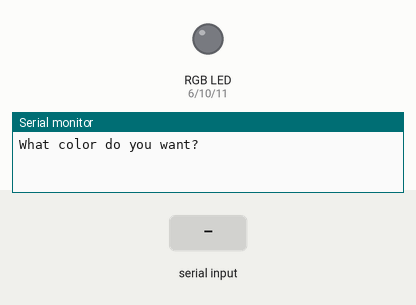
This sketch was run on a simulated Arduino Uno, built with avr-gcc and run on an emulated ATmega328P. On the bench: an RGB LED mixed from three pins (HIGH = lit), the last lines printed to the serial monitor. Inputs (shaded band) come from the test bench.

Above: at 1.2 s.
1.3 s: "red" received over Serial
At 3.4 s:
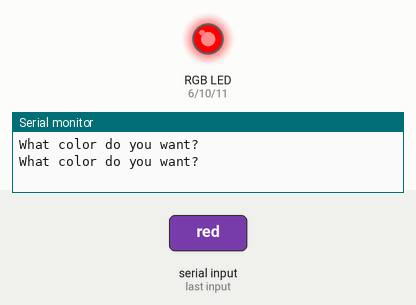
3.8 s: "green" received over Serial
At 5.4 s:
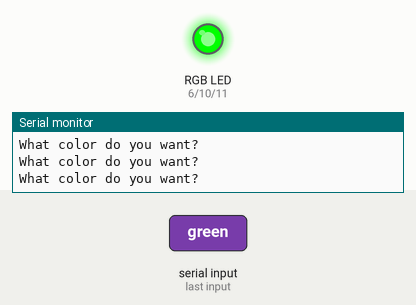
6.3 s: "blue" received over Serial
At 8.4 s:
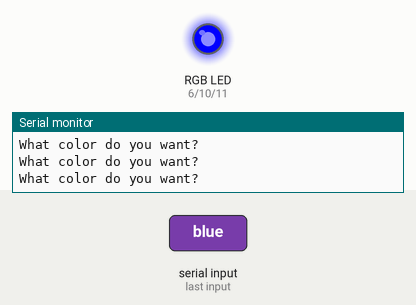
8.8 s: "aqua" received over Serial
At 10.4 s:
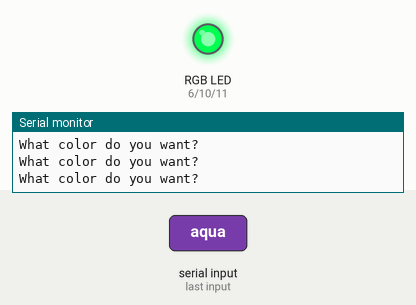
11.3 s: "cyan" received over Serial
At 13.4 s:
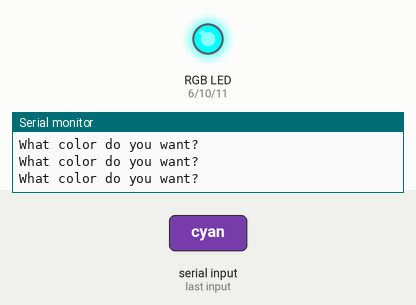
13.8 s: "magenta" received over Serial
At 15.4 s:
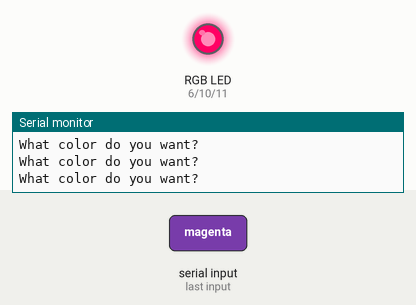
Timing chart, 0 to 16.9 s (numbered marks = the images above; inputs shaded):
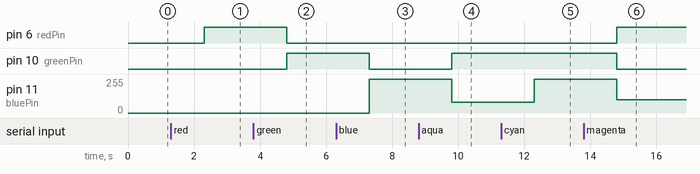

The sketch:

Code_21_RGB_Color_Input.ino
```cpp
int redPin=6;
int greenPin=10;
int bluePin=11;
String myColor;
String msg="What color do you want?";
void setup() {
  // put your setup code here, to run once:
Serial.begin(9600);
pinMode(redPin,OUTPUT);
pinMode(greenPin,OUTPUT);
pinMode(bluePin,OUTPUT);
}

void loop() {
  // put your main code here, to run repeatedly:
Serial.println(msg);
while (Serial.available()==0){

}
myColor=Serial.readString();

if (myColor=="red"){
  digitalWrite(redPin,HIGH);
  digitalWrite(greenPin,LOW);
  digitalWrite(bluePin,LOW);
}
if (myColor=="green"){
  digitalWrite(redPin,LOW);
  digitalWrite(greenPin,HIGH);
  digitalWrite(bluePin,LOW);
}
if (myColor=="blue"){
  digitalWrite(redPin,LOW);
  digitalWrite(greenPin,LOW);
  digitalWrite(bluePin,HIGH);
}
if (myColor=="off"){
  digitalWrite(redPin,LOW);
  digitalWrite(greenPin,LOW);
  digitalWrite(bluePin,LOW);
}
if (myColor=="aqua"){
  digitalWrite(redPin,LOW);
  analogWrite(greenPin,255);
  analogWrite(bluePin,80);
}
if (myColor=="cyan"){
  analogWrite(redPin,0);
  analogWrite(greenPin,255);
  analogWrite(bluePin,255);
}
if (myColor=="magenta"){
  analogWrite(redPin,255);
  analogWrite(greenPin,0);
  analogWrite(bluePin,100);
}
if (myColor=="yellow"){
  analogWrite(redPin,255);
  analogWrite(greenPin,100);
  analogWrite(bluePin,0);
}
if (myColor=="orange"){
  analogWrite(redPin,255);
  analogWrite(greenPin,63);
  analogWrite(bluePin,0);
}
if (myColor=="fuchsia"){
  analogWrite(redPin,255);
  analogWrite(greenPin,0);
  analogWrite(bluePin,31);
}
if (myColor=="white"){
  analogWrite(redPin,255);
  analogWrite(greenPin,255);
  analogWrite(bluePin,255);
}
}
```

Measured:
- after the input at 1.3 s, pin 6 (redPin): LOW → HIGH after 1.0 s
- after the input at 3.8 s, pin 6 (redPin): HIGH → LOW after 1.0 s; pin 10 (greenPin): LOW → HIGH after 1.0 s
- after the input at 6.3 s, pin 10 (greenPin): HIGH → LOW after 1.0 s; pin 11 (bluePin): 0/255 → 255/255 after 1.0 s
- after the input at 8.8 s, pin 10 (greenPin): LOW → HIGH after 1.0 s; pin 11 (bluePin): 255/255 → 80/255 after 1.0 s
- after the input at 11.3 s, pin 11 (bluePin): 80/255 → 255/255 after 1.0 s
- after the input at 13.8 s, pin 6 (redPin): LOW → HIGH after 1.0 s; pin 10 (greenPin): HIGH → LOW after 1.0 s; pin 11 (bluePin): 255/255 → 100/255 after 1.0 s
